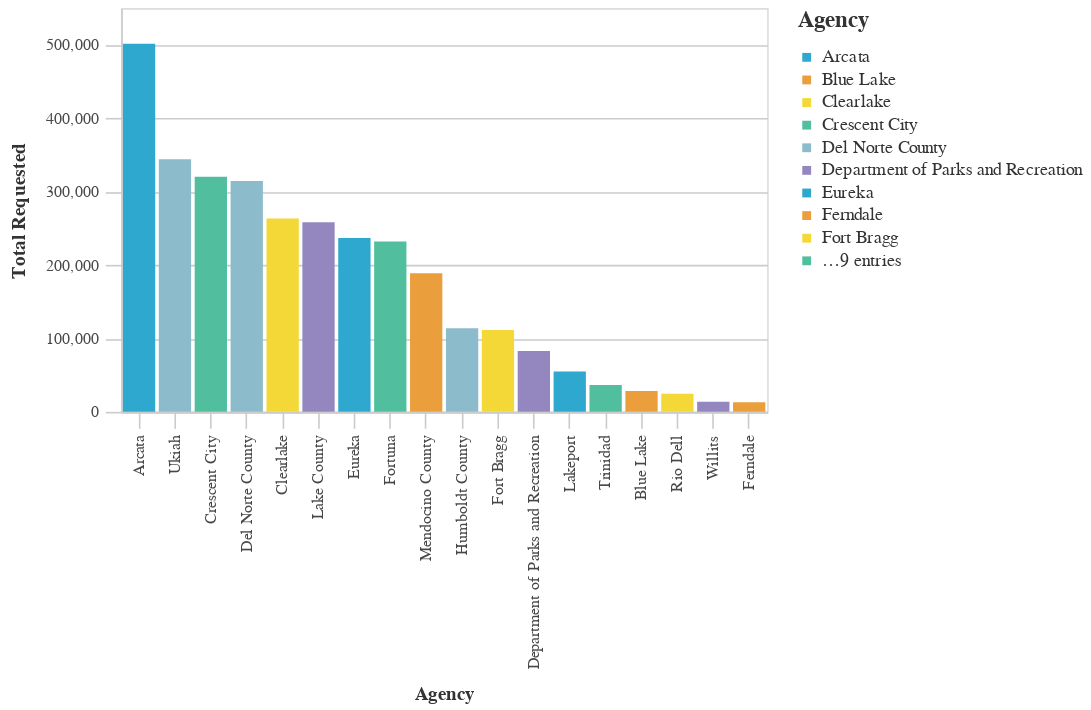

The code cell stored with this chart in its notebook:
### Markdown cell above
### Average Total Requested Funds by Agency ($2021)

### Code cell
#Bar chart Average Total Requested Funds by Agency
chart4=(_dla_utils.basic_bar_chart_no_save((((_dla_utils.calculate_data_all(df, 'adjusted_total_requested', 'primary_agency_name', aggfunc="mean"))
                          >>arrange(-_.adjusted_total_requested)).head(30)
                        ), 'primary_agency_name','adjusted_total_requested', 'primary_agency_name', district
                       ))
chart4=chart4.encode([alt.Tooltip('primary_agency_name', title=_dla_utils.labeling('primary_agency_name')),
    alt.Tooltip('adjusted_total_requested', title=_dla_utils.labeling('adjusted_total_requested'), format="$,.2f"),
                          ])
display(chart4)

### Figure 1 — Vega-Lite specification as saved in the notebook (floating-point values rounded to 4 significant figures)
{"config": {"view": {"continuousWidth": 400, "continuousHeight": 300}, "axis": {"domainColor": "#cbcbcb", "grid": true, "gridColor": "#cbcbcb", "gridWidth": 1, "labelColor": "#474747", "labelFont": "Nunito Sans", "labelFontSize": 10, "labelPadding": 4, "tickColor": "#cbcbcb", "tickSize": 10, "titleColor": "#333", "titleFont": "Raleway", "titleFontSize": 12, "titlePadding": 10}, "axisBand": {"grid": false}, "background": "white", "font": "Raleway", "header": {"labelFont": "Nunito Sans", "titleFont": "Raleway"}, "legend": {"labelColor": "#333", "labelFont": "Nunito Sans", "labelFontSize": 11, "labelLimit": 0, "padding": 1, "symbolSize": 30, "symbolType": "square", "titleColor": "#333", "titleFont": "Raleway", "titleFontSize": 14, "titlePadding": 10}, "title": {"anchor": "middle", "font": "Raleway", "fontSize": 18, "fontWeight": 300, "offset": 20}}, "data": {"name": "data-dc8378ae02c5a85a0aedf1bb266392d0"}, "mark": "bar", "encoding": {"color": {"field": "primary_agency_name", "legend": {"symbolLimit": 10, "title": "Agency"}, "scale": {"range": ["#2EA8CE", "#EB9F3C", "#F4D837", "#51BF9D", "#8CBCCB", "#9487C0"]}, "type": "nominal"}, "tooltip": [{"field": "primary_agency_name", "title": "Agency", "type": "nominal"}, {"field": "adjusted_total_requested", "format": "$,.2f", "title": "Total Requested", "type": "quantitative"}], "x": {"field": "primary_agency_name", "sort": "-y", "title": "Agency", "type": "nominal"}, "y": {"field": "adjusted_total_requested", "title": "Total Requested", "type": "quantitative"}}, "height": 250, "width": 400, "$schema": "https://vega.github.io/schema/vega-lite/v4.17.0.json", "datasets": {"data-dc8378ae02c5a85a0aedf1bb266392d0": [{"primary_agency_name": "Arcata", "adjusted_total_requested": 501400.0}, {"primary_agency_name": "Ukiah", "adjusted_total_requested": 344000.0}, {"primary_agency_name": "Crescent City", "adjusted_total_requested": 320300.0}, {"primary_agency_name": "Del Norte County", "adjusted_total_requested": 314500.0}, {"primary_agency_name": "Clearlake", "adjusted_total_requested": 263500.0}, {"primary_agency_name": "Lake County", "adjusted_total_requested": 258400.0}, {"primary_agency_name": "Eureka", "adjusted_total_requested": 236800.0}, {"primary_agency_name": "Fortuna", "adjusted_total_requested": 231900.0}, {"primary_agency_name": "Mendocino County", "adjusted_total_requested": 188600.0}, {"primary_agency_name": "Humboldt County", "adjusted_total_requested": 113900.0}, {"primary_agency_name": "Fort Bragg", "adjusted_total_requested": 111400.0}, {"primary_agency_name": "Department of Parks and Recreation", "adjusted_total_requested": 82890.0}, {"primary_agency_name": "Lakeport", "adjusted_total_requested": 54940.0}, {"primary_agency_name": "Trinidad", "adjusted_total_requested": 36470.0}, {"primary_agency_name": "Blue Lake", "adjusted_total_requested": 28390.0}, {"primary_agency_name": "Rio Dell", "adjusted_total_requested": 24580.0}, {"primary_agency_name": "Willits", "adjusted_total_requested": 13610.0}, {"primary_agency_name": "Ferndale", "adjusted_total_requested": 13030.0}]}}
